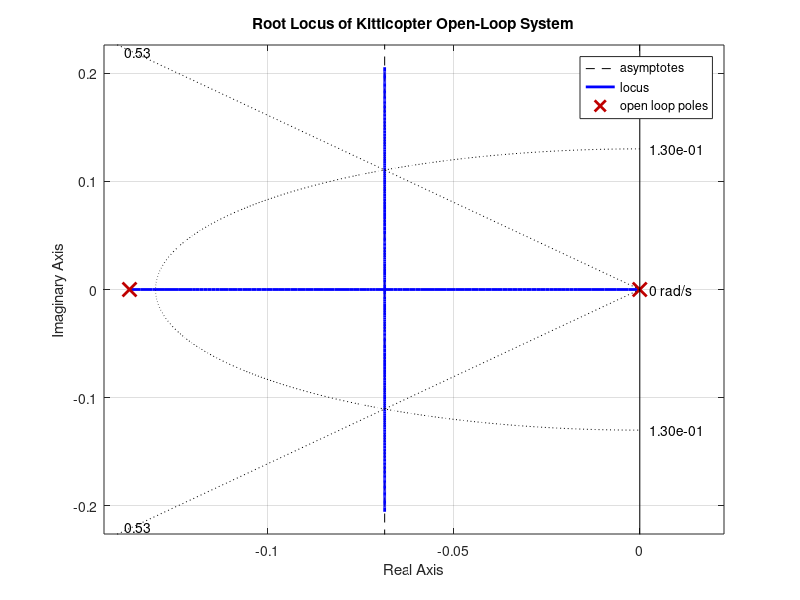

MATLAB code for this plot:
% Kitticopter Transfer Function for Position Control
num = 15.04; 
den = [7.3 1 0]; % includes integrator
G = tf(num, den);

% Root locus plot
figure;
rlocus(G)
title('Root Locus of Kitticopter Open-Loop System')
grid on

% Highlight desired regions:
% Overshoot < 30% ⇒ damping ratio ζ > 0.35
% Settling time ~ 4τ < 30 s ⇒ Re(s) < -0.13
zeta = 0.527;        % damping ratio line
wn = 0.13;           % vertical line for settling time
sgrid(zeta, wn);     % overlays design constraints
